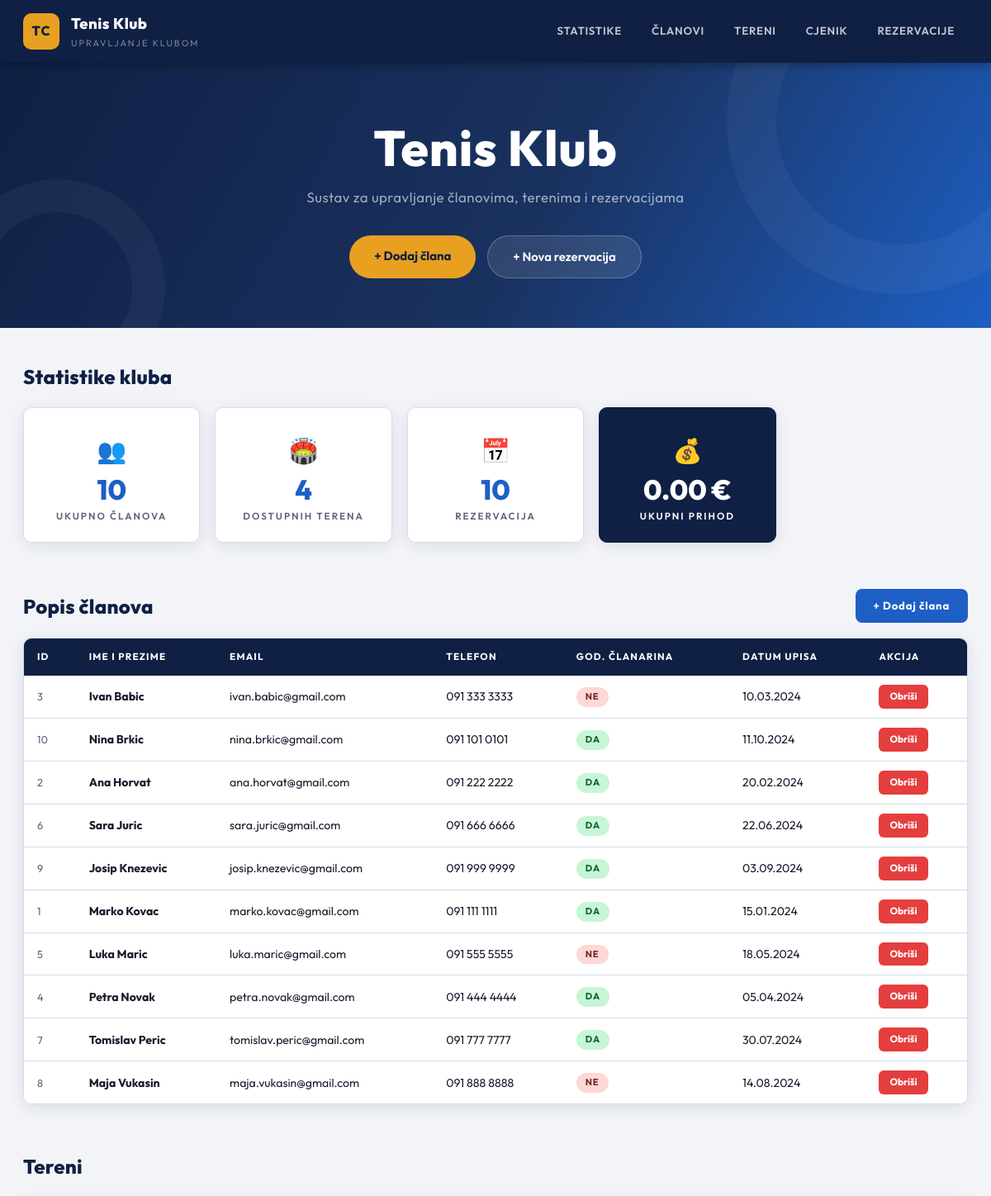
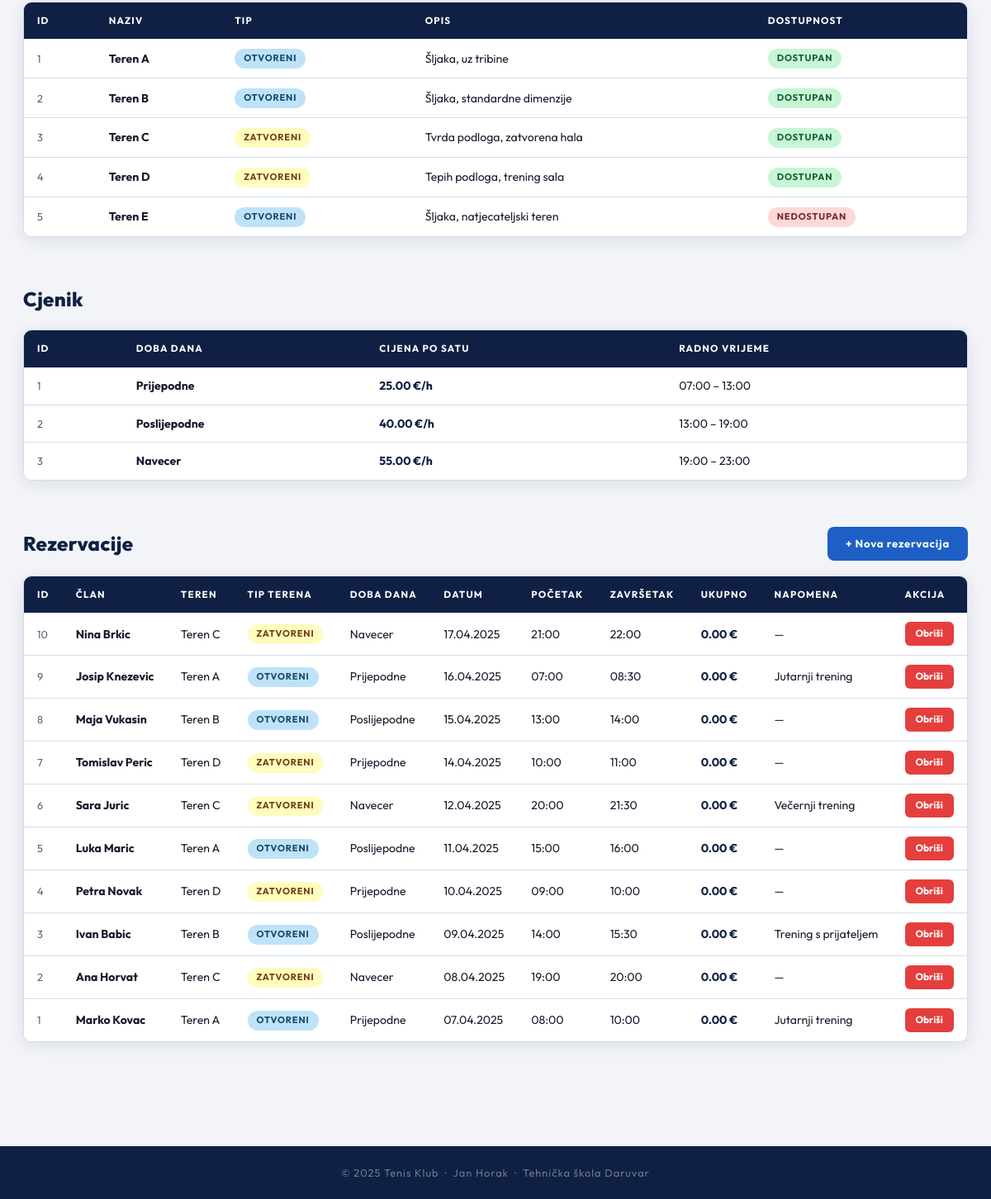
The page / on the database its author committed (2 pictures, top to bottom).
### tables this page shows
CREATE TABLE `clan` (
  `ID_Clana`           INT(11)      NOT NULL AUTO_INCREMENT,
  `Ime`                VARCHAR(50)  NOT NULL,
  `Prezime`            VARCHAR(50)  NOT NULL,
  `Email`              VARCHAR(100) NOT NULL UNIQUE,
  `Telefon`            VARCHAR(20)  NOT NULL,
  `Godisnja_clanarina` TINYINT(1)   NOT NULL DEFAULT 0,
  `Datum_upisa`        DATE         NOT NULL,
  PRIMARY KEY (`ID_Clana`)
);

CREATE TABLE `teren` (
  `ID_Terena` INT(11)                     NOT NULL AUTO_INCREMENT,
  `Naziv`     VARCHAR(50)                 NOT NULL,
  `Tip`       ENUM('Otvoreni','Zatvoreni') NOT NULL,
  `Opis`      VARCHAR(200)                DEFAULT NULL,
  `Dostupan`  TINYINT(1)                  NOT NULL DEFAULT 1,
  PRIMARY KEY (`ID_Terena`)
);

CREATE TABLE `cjenik` (
  `ID_Cjenika`     INT(11)                                    NOT NULL AUTO_INCREMENT,
  `Doba_dana`      ENUM('Prijepodne','Poslijepodne','Navecer') NOT NULL,
  `Cijena_po_satu` DECIMAL(10,2)                              NOT NULL,
  `Opis`           VARCHAR(100)                               DEFAULT NULL,
  PRIMARY KEY (`ID_Cjenika`)
);

CREATE TABLE `rezervacija` (
  `ID_Rezervacije`    INT(11)       NOT NULL AUTO_INCREMENT,
  `ID_Clana`          INT(11)       NOT NULL,
  `ID_Terena`         INT(11)       NOT NULL,
  `ID_Cjenika`        INT(11)       NOT NULL,
  `Datum`             DATE          NOT NULL,
  `Vrijeme_pocetka`   TIME          NOT NULL,
  `Vrijeme_zavrsetka` TIME          NOT NULL,
  `Ukupna_cijena`     DECIMAL(10,2) DEFAULT NULL,
  `Napomena`          VARCHAR(200)  DEFAULT NULL,
  PRIMARY KEY (`ID_Rezervacije`),
  CONSTRAINT `fk_clan`   FOREIGN KEY (`ID_Clana`)   REFERENCES `clan`   (`ID_Clana`),
  CONSTRAINT `fk_teren`  FOREIGN KEY (`ID_Terena`)  REFERENCES `teren`  (`ID_Terena`),
  CONSTRAINT `fk_cjenik` FOREIGN KEY (`ID_Cjenika`) REFERENCES `cjenik` (`ID_Cjenika`)
);

### index.php (the view, shortened to what this page needs)
<?php
require 'db_connection.php';
$clanovi = mysqli_query($db,
    "SELECT * FROM clan ORDER BY Prezime, Ime");
$tereni = mysqli_query($db,
    "SELECT * FROM teren ORDER BY ID_Terena");
$cjenik = mysqli_query($db,
    "SELECT * FROM cjenik ORDER BY ID_Cjenika");
$rezervacije = mysqli_query($db, "
    SELECT r.ID_Rezervacije,
           CONCAT(c.Ime, ' ', c.Prezime) AS Clan,
           t.Naziv       AS Teren,
           t.Tip         AS Tip_terena,
           cj.Doba_dana,
           r.Datum,
           r.Vrijeme_pocetka,
           r.Vrijeme_zavrsetka,
           r.Ukupna_cijena,
           r.Napomena
    FROM   rezervacija r
    JOIN   clan   c  ON r.ID_Clana   = c.ID_Clana
    JOIN   teren  t  ON r.ID_Terena  = t.ID_Terena
    JOIN   cjenik cj ON r.ID_Cjenika = cj.ID_Cjenika
    ORDER  BY r.Datum DESC, r.Vrijeme_pocetka DESC
");
$br_clanova  = mysqli_fetch_assoc(mysqli_query($db, "SELECT COUNT(*) n FROM clan"))['n'];
$br_terena   = mysqli_fetch_assoc(mysqli_query($db, "SELECT COUNT(*) n FROM teren WHERE Dostupan=1"))['n'];
$br_rezerv   = mysqli_fetch_assoc(mysqli_query($db, "SELECT COUNT(*) n FROM rezervacija"))['n'];
$uk_prihod   = mysqli_fetch_assoc(mysqli_query($db, "SELECT COALESCE(SUM(Ukupna_cijena),0) s FROM rezervacija"))['s'];
?>
<!DOCTYPE html>
<html lang="hr">
<head>
  <link rel="stylesheet" href="style.css">
</head>
<body>
<header>
  <div class="header-inner">
    <div class="brand">
      <div class="brand-icon">TC</div>
      <div class="brand-text">
        <span class="brand-name">Tenis Klub</span>
        <span class="brand-sub">Upravljanje klubom</span>
      </div>
    </div>
    <nav>
      <a href="#statistike">Statistike</a>
      <a href="#clanovi">Članovi</a>
      <a href="#tereni">Tereni</a>
      <a href="#cjenik">Cjenik</a>
      <a href="#rezervacije">Rezervacije</a>
    </nav>
  </div>
</header>
<div class="hero">
  <div class="hero-content">
    <h1>Tenis Klub</h1>
    <p>Sustav za upravljanje članovima, terenima i rezervacijama</p>
    <div class="hero-btns">
      <a href="dodaj_clana.php" class="btn-hero-primary">+ Dodaj člana</a>
      <a href="dodaj_rezervaciju.php" class="btn-hero-secondary">+ Nova rezervacija</a>
    </div>
  </div>
</div>
<div class="wrapper">
  <section id="statistike">
    <h2 class="sec-title">Statistike kluba</h2>
    <div class="cards">
      <div class="card">
        <div class="card-icon">👥</div>
        <div class="card-num"><?= $br_clanova ?></div>
        <div class="card-lbl">Ukupno članova</div>
      </div>
      <div class="card">
        <div class="card-icon">🏟️</div>
        <div class="card-num"><?= $br_terena ?></div>
        <div class="card-lbl">Dostupnih terena</div>
      </div>
      <div class="card">
        <div class="card-icon">📅</div>
        <div class="card-num"><?= $br_rezerv ?></div>
        <div class="card-lbl">Rezervacija</div>
      </div>
      <div class="card card-accent">
        <div class="card-icon">💰</div>
        <div class="card-num"><?= number_format($uk_prihod, 2) ?> €</div>
        <div class="card-lbl">Ukupni prihod</div>
      </div>
    </div>
  </section>
  <section id="clanovi">
    <div class="sec-header">
      <h2 class="sec-title">Popis članova</h2>
      <a href="dodaj_clana.php" class="btn-add">+ Dodaj člana</a>
    </div>
    <div class="tbl-wrap">
      <table>
        <thead>
          <tr>
            <th>ID</th>
            <th>Ime i prezime</th>
            <th>Email</th>
            <th>Telefon</th>
            <th>God. članarina</th>
            <th>Datum upisa</th>
            <th>Akcija</th>
          </tr>
        </thead>
        <tbody>
          <?php while ($c = mysqli_fetch_assoc($clanovi)): ?>
          <tr>
            <td class="id"><?= $c['ID_Clana'] ?></td>
            <td><strong><?= htmlspecialchars($c['Ime'] . ' ' . $c['Prezime']) ?></strong></td>
            <td><?= htmlspecialchars($c['Email']) ?></td>
            <td><?= htmlspecialchars($c['Telefon']) ?></td>
            <td>
              <span class="badge <?= $c['Godisnja_clanarina'] ? 'b-yes' : 'b-no' ?>">
                <?= $c['Godisnja_clanarina'] ? 'DA' : 'NE' ?>
              </span>
            </td>
            <td><?= date('d.m.Y', strtotime($c['Datum_upisa'])) ?></td>
            <td>
              <a href="obrisi_clana.php?id=<?= $c['ID_Clana'] ?>"
                 class="btn-del"
                 onclick="return confirm('Obrisati ovog člana?')">Obriši</a>
            </td>
          </tr>
          <?php endwhile; ?>
        </tbody>
      </table>
    </div>
  </section>
  <section id="tereni">
    <h2 class="sec-title">Tereni</h2>
    <div class="tbl-wrap">
      <table>
        <thead>
          <tr>
            <th>ID</th>
            <th>Naziv</th>
            <th>Tip</th>
            <th>Opis</th>
            <th>Dostupnost</th>
          </tr>
        </thead>
        <tbody>
          <?php while ($t = mysqli_fetch_assoc($tereni)): ?>
          <tr>
            <td class="id"><?= $t['ID_Terena'] ?></td>
            <td><strong><?= htmlspecialchars($t['Naziv']) ?></strong></td>
            <td>
              <span class="badge <?= $t['Tip'] === 'Otvoreni' ? 'b-open' : 'b-closed' ?>">
                <?= $t['Tip'] ?>
              </span>
            </td>
            <td><?= htmlspecialchars($t['Opis'] ?? '—') ?></td>
            <td>
              <span class="badge <?= $t['Dostupan'] ? 'b-yes' : 'b-no' ?>">
                <?= $t['Dostupan'] ? 'Dostupan' : 'Nedostupan' ?>
              </span>
            </td>
          </tr>
          <?php endwhile; ?>
        </tbody>
      </table>
    </div>
  </section>
  <section id="cjenik">
    <h2 class="sec-title">Cjenik</h2>
    <div class="tbl-wrap">
      <table>
        <thead>
          <tr>
            <th>ID</th>
            <th>Doba dana</th>
            <th>Cijena po satu</th>
            <th>Radno vrijeme</th>
          </tr>
        </thead>
        <tbody>
          <?php while ($cj = mysqli_fetch_assoc($cjenik)): ?>
          <tr>
            <td class="id"><?= $cj['ID_Cjenika'] ?></td>
            <td><strong><?= htmlspecialchars($cj['Doba_dana']) ?></strong></td>
            <td class="price"><?= number_format($cj['Cijena_po_satu'], 2) ?> €/h</td>
            <td><?= htmlspecialchars($cj['Opis'] ?? '—') ?></td>
          </tr>
          <?php endwhile; ?>
        </tbody>
      </table>
    </div>
  </section>
  <section id="rezervacije">
    <div class="sec-header">
      <h2 class="sec-title">Rezervacije</h2>
      <a href="dodaj_rezervaciju.php" class="btn-add">+ Nova rezervacija</a>
    </div>
    <div class="tbl-wrap">
      <table>
        <thead>
          <tr>
            <th>ID</th>
            <th>Član</th>
            <th>Teren</th>
            <th>Tip terena</th>
            <th>Doba dana</th>
            <th>Datum</th>
            <th>Početak</th>
            <th>Završetak</th>
            <th>Ukupno</th>
            <th>Napomena</th>
            <th>Akcija</th>
          </tr>
        </thead>
        <tbody>
          <?php while ($r = mysqli_fetch_assoc($rezervacije)): ?>
          <tr>
            <td class="id"><?= $r['ID_Rezervacije'] ?></td>
            <td><strong><?= htmlspecialchars($r['Clan']) ?></strong></td>
            <td><?= htmlspecialchars($r['Teren']) ?></td>
            <td>
              <span class="badge <?= $r['Tip_terena'] === 'Otvoreni' ? 'b-open' : 'b-closed' ?>">
                <?= $r['Tip_terena'] ?>
              </span>
            </td>
            <td><?= htmlspecialchars($r['Doba_dana']) ?></td>
            <td><?= date('d.m.Y', strtotime($r['Datum'])) ?></td>
            <td><?= substr($r['Vrijeme_pocetka'], 0, 5) ?></td>
            <td><?= substr($r['Vrijeme_zavrsetka'], 0, 5) ?></td>
            <td class="price"><?= number_format($r['Ukupna_cijena'], 2) ?> €</td>
            <td><?= htmlspecialchars($r['Napomena'] ?? '—') ?></td>
            <td>
              <a href="obrisi_rezervaciju.php?id=<?= $r['ID_Rezervacije'] ?>"
                 class="btn-del"
                 onclick="return confirm('Obrisati rezervaciju?')">Obriši</a>
            </td>
          </tr>
          <?php endwhile; ?>
        </tbody>
      </table>
    </div>
  </section>
</div>
<footer>
  <p>© 2025 Tenis Klub &nbsp;·&nbsp; Jan Horak &nbsp;·&nbsp; Tehnička škola Daruvar</p>
</footer>
</body>
</html>

### rows shown on the page
clan: ID_Clana "3", Ime+Prezime "Ivan Babic", Email "ivan.babic@gmail.com", Telefon "091 333 3333", Godisnja_clanarina "NE", Datum_upisa "10.03.2024"
clan: ID_Clana "10", Ime+Prezime "Nina Brkic", Email "nina.brkic@gmail.com", Telefon "091 101 0101", Godisnja_clanarina "DA", Datum_upisa "11.10.2024"
clan: ID_Clana "2", Ime+Prezime "Ana Horvat", Email "ana.horvat@gmail.com", Telefon "091 222 2222", Godisnja_clanarina "DA", Datum_upisa "20.02.2024"
clan: ID_Clana "6", Ime+Prezime "Sara Juric", Email "sara.juric@gmail.com", Telefon "091 666 6666", Godisnja_clanarina "DA", Datum_upisa "22.06.2024"
clan: ID_Clana "9", Ime+Prezime "Josip Knezevic", Email "josip.knezevic@gmail.com", Telefon "091 999 9999", Godisnja_clanarina "DA", Datum_upisa "03.09.2024"
clan: ID_Clana "1", Ime+Prezime "Marko Kovac", Email "marko.kovac@gmail.com", Telefon "091 111 1111", Godisnja_clanarina "DA", Datum_upisa "15.01.2024"
clan: ID_Clana "5", Ime+Prezime "Luka Maric", Email "luka.maric@gmail.com", Telefon "091 555 5555", Godisnja_clanarina "NE", Datum_upisa "18.05.2024"
clan: ID_Clana "4", Ime+Prezime "Petra Novak", Email "petra.novak@gmail.com", Telefon "091 444 4444", Godisnja_clanarina "DA", Datum_upisa "05.04.2024"
clan: ID_Clana "7", Ime+Prezime "Tomislav Peric", Email "tomislav.peric@gmail.com", Telefon "091 777 7777", Godisnja_clanarina "DA", Datum_upisa "30.07.2024"
clan: ID_Clana "8", Ime+Prezime "Maja Vukasin", Email "maja.vukasin@gmail.com", Telefon "091 888 8888", Godisnja_clanarina "NE", Datum_upisa "14.08.2024"
teren: ID_Terena "1", Naziv "Teren A", Tip "OTVORENI", Opis "Šljaka, uz tribine", Dostupan "DOSTUPAN"
teren: ID_Terena "2", Naziv "Teren B", Tip "OTVORENI", Opis "Šljaka, standardne dimenzije", Dostupan "DOSTUPAN"
teren: ID_Terena "3", Naziv "Teren C", Tip "ZATVORENI", Opis "Tvrda podloga, zatvorena hala", Dostupan "DOSTUPAN"
teren: ID_Terena "4", Naziv "Teren D", Tip "ZATVORENI", Opis "Tepih podloga, trening sala", Dostupan "DOSTUPAN"
teren: ID_Terena "5", Naziv "Teren E", Tip "OTVORENI", Opis "Šljaka, natjecateljski teren", Dostupan "NEDOSTUPAN"
cjenik: ID_Cjenika "1", Doba_dana "Prijepodne", Cijena_po_satu "25.00", Opis "07:00 – 13:00"
cjenik: ID_Cjenika "2", Doba_dana "Poslijepodne", Cijena_po_satu "40.00", Opis "13:00 – 19:00"
cjenik: ID_Cjenika "3", Doba_dana "Navecer", Cijena_po_satu "55.00", Opis "19:00 – 23:00"
rezervacija: ID_Rezervacije "10", Clan "Nina Brkic", ID_Terena.Naziv "Teren C", ID_Terena.Tip "ZATVORENI", ID_Cjenika.Doba_dana "Navecer", Datum "17.04.2025", Vrijeme_pocetka "21:00", Vrijeme_zavrsetka "22:00", Ukupna_cijena "0.00", Napomena "—"
rezervacija: ID_Rezervacije "9", Clan "Josip Knezevic", ID_Terena.Naziv "Teren A", ID_Terena.Tip "OTVORENI", ID_Cjenika.Doba_dana "Prijepodne", Datum "16.04.2025", Vrijeme_pocetka "07:00", Vrijeme_zavrsetka "08:30", Ukupna_cijena "0.00", Napomena "Jutarnji trening"
rezervacija: ID_Rezervacije "8", Clan "Maja Vukasin", ID_Terena.Naziv "Teren B", ID_Terena.Tip "OTVORENI", ID_Cjenika.Doba_dana "Poslijepodne", Datum "15.04.2025", Vrijeme_pocetka "13:00", Vrijeme_zavrsetka "14:00", Ukupna_cijena "0.00", Napomena "—"
rezervacija: ID_Rezervacije "7", Clan "Tomislav Peric", ID_Terena.Naziv "Teren D", ID_Terena.Tip "ZATVORENI", ID_Cjenika.Doba_dana "Prijepodne", Datum "14.04.2025", Vrijeme_pocetka "10:00", Vrijeme_zavrsetka "11:00", Ukupna_cijena "0.00", Napomena "—"
rezervacija: ID_Rezervacije "6", Clan "Sara Juric", ID_Terena.Naziv "Teren C", ID_Terena.Tip "ZATVORENI", ID_Cjenika.Doba_dana "Navecer", Datum "12.04.2025", Vrijeme_pocetka "20:00", Vrijeme_zavrsetka "21:30", Ukupna_cijena "0.00", Napomena "Večernji trening"
rezervacija: ID_Rezervacije "5", Clan "Luka Maric", ID_Terena.Naziv "Teren A", ID_Terena.Tip "OTVORENI", ID_Cjenika.Doba_dana "Poslijepodne", Datum "11.04.2025", Vrijeme_pocetka "15:00", Vrijeme_zavrsetka "16:00", Ukupna_cijena "0.00", Napomena "—"
rezervacija: ID_Rezervacije "4", Clan "Petra Novak", ID_Terena.Naziv "Teren D", ID_Terena.Tip "ZATVORENI", ID_Cjenika.Doba_dana "Prijepodne", Datum "10.04.2025", Vrijeme_pocetka "09:00", Vrijeme_zavrsetka "10:00", Ukupna_cijena "0.00", Napomena "—"
rezervacija: ID_Rezervacije "3", Clan "Ivan Babic", ID_Terena.Naziv "Teren B", ID_Terena.Tip "OTVORENI", ID_Cjenika.Doba_dana "Poslijepodne", Datum "09.04.2025", Vrijeme_pocetka "14:00", Vrijeme_zavrsetka "15:30", Ukupna_cijena "0.00", Napomena "Trening s prijateljem"
rezervacija: ID_Rezervacije "2", Clan "Ana Horvat", ID_Terena.Naziv "Teren C", ID_Terena.Tip "ZATVORENI", ID_Cjenika.Doba_dana "Navecer", Datum "08.04.2025", Vrijeme_pocetka "19:00", Vrijeme_zavrsetka "20:00", Ukupna_cijena "0.00", Napomena "—"
rezervacija: ID_Rezervacije "1", Clan "Marko Kovac", ID_Terena.Naziv "Teren A", ID_Terena.Tip "OTVORENI", ID_Cjenika.Doba_dana "Prijepodne", Datum "07.04.2025", Vrijeme_pocetka "08:00", Vrijeme_zavrsetka "10:00", Ukupna_cijena "0.00", Napomena "Jutarnji trening"

### other values the page prints
$br_clanova "10"
$br_terena "4"
$br_rezerv "10"
$uk_prihod "0.00"
